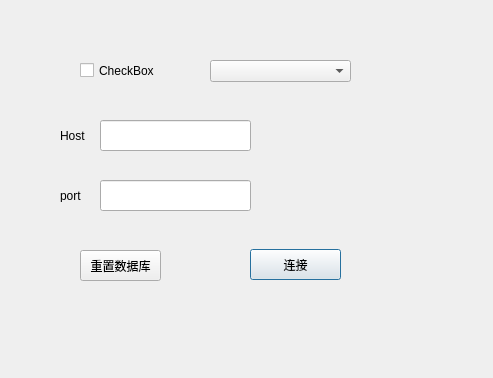
<?xml version="1.0" encoding="UTF-8"?>
<ui version="4.0">
 <class>RedisSetUpDialog</class>
 <widget class="QDialog" name="RedisSetUpDialog">
  <property name="geometry">
   <rect>
    <x>0</x>
    <y>0</y>
    <width>493</width>
    <height>378</height>
   </rect>
  </property>
  <property name="windowTitle">
   <string>连接远程数据库</string>
  </property>
  <widget class="QCheckBox" name="IsOPenRedisCheckBox">
   <property name="geometry">
    <rect>
     <x>80</x>
     <y>30</y>
     <width>151</width>
     <height>81</height>
    </rect>
   </property>
   <property name="text">
    <string>CheckBox</string>
   </property>
  </widget>
  <widget class="QLineEdit" name="hostEdit">
   <property name="geometry">
    <rect>
     <x>100</x>
     <y>120</y>
     <width>151</width>
     <height>31</height>
    </rect>
   </property>
  </widget>
  <widget class="QLineEdit" name="portEdit">
   <property name="geometry">
    <rect>
     <x>100</x>
     <y>180</y>
     <width>151</width>
     <height>31</height>
    </rect>
   </property>
  </widget>
  <widget class="QLabel" name="label">
   <property name="geometry">
    <rect>
     <x>60</x>
     <y>130</y>
     <width>54</width>
     <height>12</height>
    </rect>
   </property>
   <property name="text">
    <string>Host</string>
   </property>
  </widget>
  <widget class="QLabel" name="label_2">
   <property name="geometry">
    <rect>
     <x>60</x>
     <y>190</y>
     <width>54</width>
     <height>12</height>
    </rect>
   </property>
   <property name="text">
    <string>port</string>
   </property>
  </widget>
  <widget class="QPushButton" name="redisButton">
   <property name="geometry">
    <rect>
     <x>250</x>
     <y>249</y>
     <width>91</width>
     <height>31</height>
    </rect>
   </property>
   <property name="text">
    <string>连接</string>
   </property>
  </widget>
  <widget class="QPushButton" name="InitButton">
   <property name="geometry">
    <rect>
     <x>80</x>
     <y>250</y>
     <width>81</width>
     <height>31</height>
    </rect>
   </property>
   <property name="text">
    <string>重置数据库</string>
   </property>
  </widget>
  <widget class="QComboBox" name="algorithmComboBox">
   <property name="geometry">
    <rect>
     <x>210</x>
     <y>60</y>
     <width>141</width>
     <height>22</height>
    </rect>
   </property>
  </widget>
 </widget>
 <resources/>
 <connections/>
</ui>
